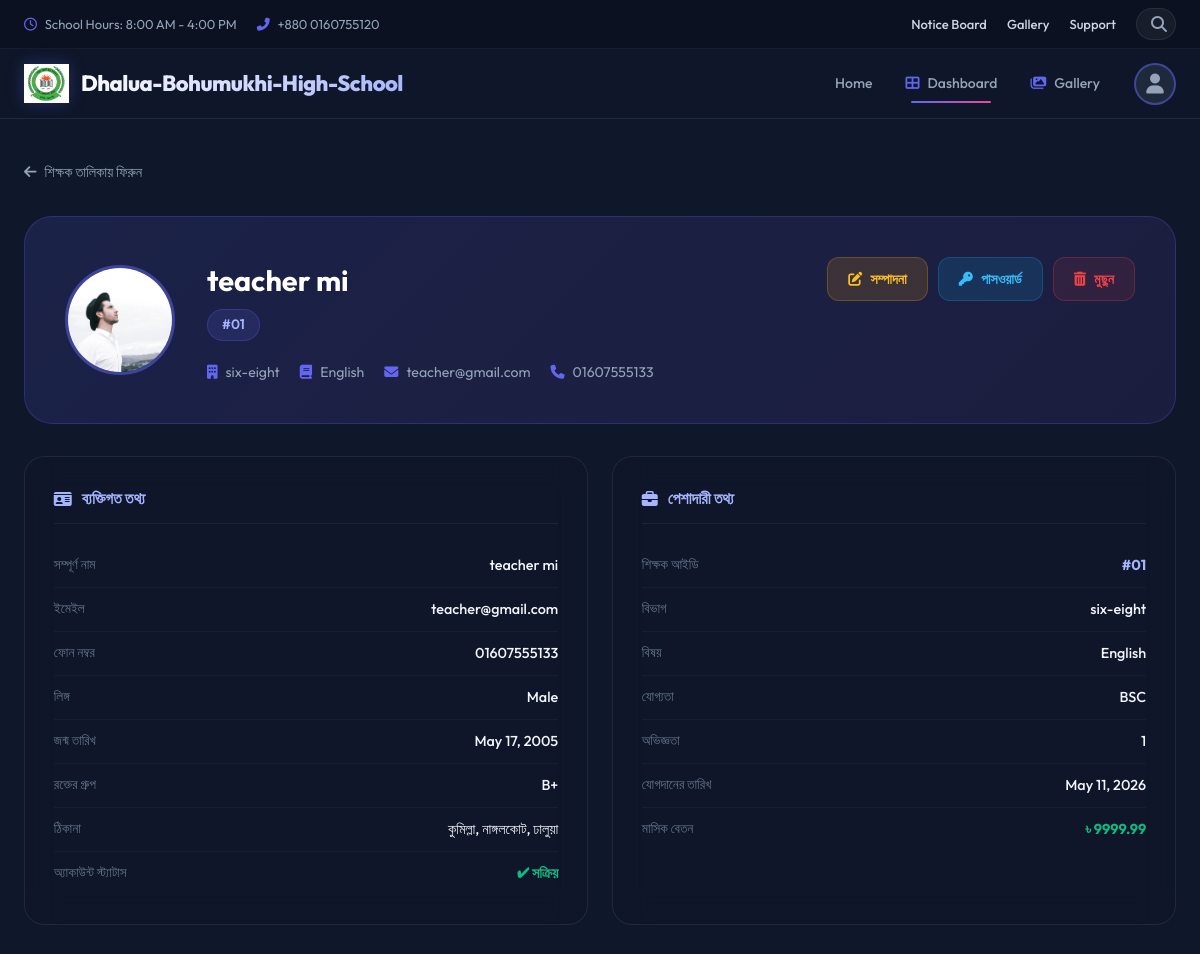
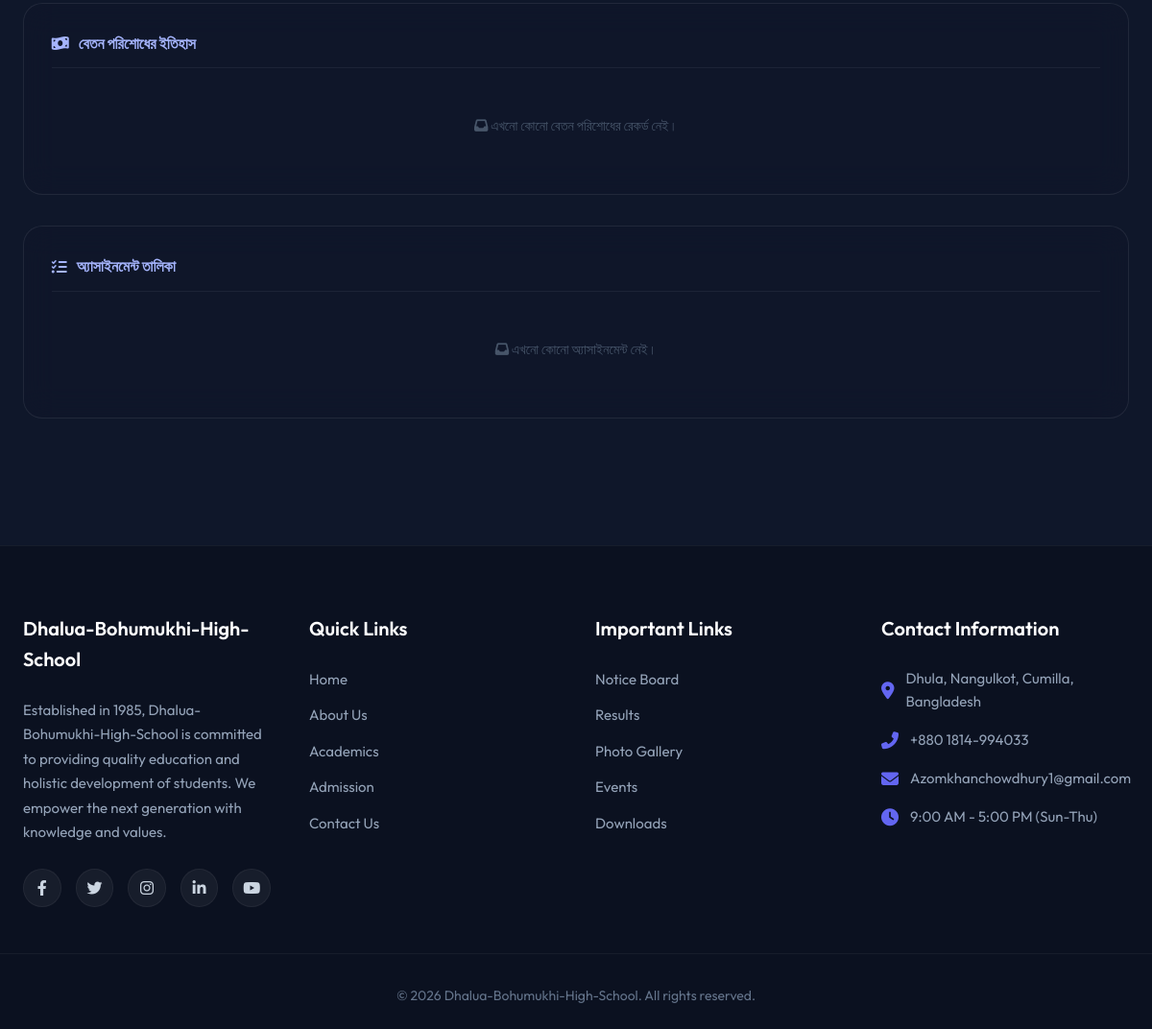
The page /admin-dashboard/teachers/1/detail/ (signed in) on the database its author committed (2 pictures, top to bottom).
### teacher/models.py (models this page shows, shortened)
class Teacher(models.Model):
    user = models.OneToOneField(User, on_delete=models.CASCADE, related_name='teacher_profile', null=True, blank=True)
    profile_image = models.ImageField(upload_to='teachers/', blank=True, null=True)
    phone_number = models.CharField(max_length=15, unique=True, null=True, blank=True)
    date_of_birth = models.DateField(null=True, blank=True)
    gender = models.CharField(max_length=10, choices=[('Male', 'Male'), ('Female', 'Female'), ('Other', 'Other')], null=True, blank=True)
    blood_group = models.CharField(max_length=5, blank=True, null=True)
    address = models.TextField(null=True, blank=True)
    teacher_id = models.CharField(max_length=20, unique=True, null=True, blank=True)
    department = models.CharField(max_length=100, null=True, blank=True)
    subject = models.CharField(max_length=100, null=True, blank=True)
    qualification = models.CharField(max_length=100, null=True, blank=True)
    joining_date = models.DateField(null=True, blank=True)
    salary = models.DecimalField(max_digits=10, decimal_places=2, null=True, blank=True)
    experience = models.CharField(max_length=100, null=True, blank=True)

### admin/views.py (the view)
# urls.py: path('teachers/<int:teacher_id>/detail/', views.teacher_detail, name='teacher_detail'),
@staff_member_required
def teacher_detail(request, teacher_id):
    teacher = get_object_or_404(Teacher, id=teacher_id)
    salary_payments = SalaryPayment.objects.filter(teacher=teacher).order_by('-payment_date')
    assignments = TeacherAssignment.objects.filter(teacher=teacher).order_by('-assigned_at')
    return render(request, 'admin/teachers/teacher_detail.html', {
        'teacher': teacher,
        'salary_payments': salary_payments,
        'assignments': assignments,
    })

### accounts/context_processors.py (called while the page is built)
def user_profile_context(request):
    if request.user.is_authenticated:
        user = request.user
        role = "Admin" if user.is_superuser else "User"
        profile = None
        if hasattr(user, 'student_profile'):
            role = "Student"
            profile = user.student_profile
        elif hasattr(user, 'teacher_profile'):
            role = "Teacher"
            profile = user.teacher_profile
        elif hasattr(user, 'staff_profile'):
            role = "Staff"
            profile = user.staff_profile
        elif hasattr(user, 'parent_profile'):
            role = "Parent"
            profile = user.parent_profile
        return {
            'global_role': role,
            'global_profile': profile
        }
    return {}

### templates/admin/teachers/teacher_detail.html (shortened to what this page needs)
{% extends 'base.html' %}
{% load static %}
{% block css %}
<link rel="stylesheet" href="{% static 'css/dashboard.css' %}">
{% endblock %}
{% block content %}
<div class="dashboard-wrapper">
    <a href="{% url 'admin_panel:teacher_list' %}" class="back-btn">
        <i class="fas fa-arrow-left"></i> শিক্ষক তালিকায় ফিরুন
    </a>
    <div class="profile-hero">
        {% if teacher.profile_image %}
        <img src="{{ teacher.profile_image.url }}" alt="{{ teacher.user.get_full_name }}" class="hero-avatar">
        {% else %}
        <div class="hero-avatar-placeholder"><i class="fas fa-user-tie"></i></div>
        {% endif %}
        <div class="hero-info">
            <h2>{{ teacher.user.get_full_name }}</h2>
            <div class="teacher-id-badge">#{{ teacher.teacher_id|default:"N/A" }}</div>
            <div class="meta-row">
                <span class="meta-item"><i class="fas fa-building"></i> {{ teacher.department|default:"বিভাগ নেই" }}</span>
                <span class="meta-item"><i class="fas fa-book"></i> {{ teacher.subject|default:"বিষয় নেই" }}</span>
                <span class="meta-item"><i class="fas fa-envelope"></i> {{ teacher.user.email }}</span>
                {% if teacher.phone_number %}
                <span class="meta-item"><i class="fas fa-phone"></i> {{ teacher.phone_number }}</span>
                {% endif %}
            </div>
        </div>
        <div class="hero-actions">
            <a href="{% url 'admin_panel:teacher_edit' teacher.id %}" class="btn-hero btn-hero-edit">
                <i class="fas fa-edit"></i> সম্পাদনা
            </a>
            <a href="{% url 'admin_panel:teacher_reset_password' teacher.id %}" class="btn-hero btn-hero-pass">
                <i class="fas fa-key"></i> পাসওয়ার্ড
            </a>
            <a href="{% url 'admin_panel:teacher_delete' teacher.id %}" class="btn-hero btn-hero-delete">
                <i class="fas fa-trash-alt"></i> মুছুন
            </a>
        </div>
    </div>
    <div class="details-grid">
        <div class="detail-card">
            <h3><i class="fas fa-id-card"></i> ব্যক্তিগত তথ্য</h3>
            <div class="detail-row">
                <span class="detail-label">সম্পূর্ণ নাম</span>
                <span class="detail-value">{{ teacher.user.get_full_name }}</span>
            </div>
            <div class="detail-row">
                <span class="detail-label">ইমেইল</span>
                <span class="detail-value">{{ teacher.user.email }}</span>
            </div>
            <div class="detail-row">
                <span class="detail-label">ফোন নম্বর</span>
                <span class="detail-value">{{ teacher.phone_number|default:"—" }}</span>
            </div>
            <div class="detail-row">
                <span class="detail-label">লিঙ্গ</span>
                <span class="detail-value">{{ teacher.gender|default:"—" }}</span>
            </div>
            <div class="detail-row">
                <span class="detail-label">জন্ম তারিখ</span>
                <span class="detail-value">{{ teacher.date_of_birth|default:"—" }}</span>
            </div>
            <div class="detail-row">
                <span class="detail-label">রক্তের গ্রুপ</span>
                <span class="detail-value">{{ teacher.blood_group|default:"—" }}</span>
            </div>
            <div class="detail-row">
                <span class="detail-label">ঠিকানা</span>
                <span class="detail-value">{{ teacher.address|default:"—" }}</span>
            </div>
            <div class="detail-row">
                <span class="detail-label">অ্যাকাউন্ট স্ট্যাটাস</span>
                <span class="detail-value {% if teacher.user.is_active %}status-active{% else %}status-inactive{% endif %}">
                    {% if teacher.user.is_active %}✔ সক্রিয়{% else %}✘ নিষ্ক্রিয়{% endif %}
                </span>
            </div>
        </div>
        <div class="detail-card">
            <h3><i class="fas fa-briefcase"></i> পেশাদারী তথ্য</h3>
            <div class="detail-row">
                <span class="detail-label">শিক্ষক আইডি</span>
                <span class="detail-value" style="color:#a5b4fc; font-weight:700;">#{{ teacher.teacher_id|default:"—" }}</span>
            </div>
            <div class="detail-row">
                <span class="detail-label">বিভাগ</span>
                <span class="detail-value">{{ teacher.department|default:"—" }}</span>
            </div>
            <div class="detail-row">
                <span class="detail-label">বিষয়</span>
                <span class="detail-value">{{ teacher.subject|default:"—" }}</span>
            </div>
            <div class="detail-row">
                <span class="detail-label">যোগ্যতা</span>
                <span class="detail-value">{{ teacher.qualification|default:"—" }}</span>
            </div>
            <div class="detail-row">
                <span class="detail-label">অভিজ্ঞতা</span>
                <span class="detail-value">{{ teacher.experience|default:"—" }}</span>
            </div>
            <div class="detail-row">
                <span class="detail-label">যোগদানের তারিখ</span>
                <span class="detail-value">{{ teacher.joining_date|default:"—" }}</span>
            </div>
            <div class="detail-row">
                <span class="detail-label">মাসিক বেতন</span>
                <span class="detail-value" style="color:#10b981; font-weight:700;">৳ {{ teacher.salary|default:"0" }}</span>
            </div>
        </div>
    </div>
    <div class="history-table-card">
        <h3><i class="fas fa-money-bill-wave"></i> বেতন পরিশোধের ইতিহাস</h3>
        {% if salary_payments %}
        <table>
            <thead>
                <tr>
                    <th>মাস</th>
                    <th>বছর</th>
                    <th>পরিমাণ</th>
                    <th>পরিশোধের তারিখ</th>
                    <th>স্ট্যাটাস</th>
                </tr>
            </thead>
            <tbody>
                {% for payment in salary_payments %}
                <tr>
                    <td>{{ payment.month }}</td>
                    <td>{{ payment.year }}</td>
                    <td style="color:#10b981; font-weight:600;">৳ {{ payment.amount }}</td>
                    <td>{{ payment.payment_date }}</td>
                    <td>
                        {% if payment.status == 'Paid' %}
                        <span class="paid-badge">✔ Paid</span>
                        {% else %}
                        <span class="pending-badge">⏳ Pending</span>
                        {% endif %}
                    </td>
                </tr>
                {% endfor %}
            </tbody>
        </table>
        {% else %}
        <p class="empty-msg"><i class="fas fa-inbox"></i> এখনো কোনো বেতন পরিশোধের রেকর্ড নেই।</p>
        {% endif %}
    </div>
    <div class="history-table-card">
        <h3><i class="fas fa-tasks"></i> অ্যাসাইনমেন্ট তালিকা</h3>
        {% if assignments %}
        <table>
            <thead>
                <tr>
                    <th>শিরোনাম</th>
                    <th>বিবরণ</th>
                    <th>শেষ তারিখ</th>
                    <th>স্ট্যাটাস</th>
                    <th>নির্ধারণের তারিখ</th>
                </tr>
            </thead>
            <tbody>
                {% for a in assignments %}
                <tr>
                    <td style="font-weight:600;">{{ a.title }}</td>
                    <td style="color:#94a3b8;">{{ a.description|truncatechars:60 }}</td>
                    <td>{{ a.due_date }}</td>
                    <td>
                        {% if a.status == 'Completed' %}
                        <span class="paid-badge">✔ সম্পন্ন</span>
                        {% elif a.status == 'In Progress' %}
                        <span style="padding:3px 10px; background:rgba(14,165,233,0.15); color:#38bdf8; border-radius:8px; font-size:0.78rem; font-weight:700;">চলমান</span>
                        {% else %}
                        <span class="pending-badge">⏳ অপেক্ষমাণ</span>
                        {% endif %}
                    </td>
                    <td>{{ a.assigned_at|date:"d M Y" }}</td>
                </tr>
                {% endfor %}
            </tbody>
        </table>
        {% else %}
        <p class="empty-msg"><i class="fas fa-inbox"></i> এখনো কোনো অ্যাসাইনমেন্ট নেই।</p>
        {% endif %}
    </div>
</div>
{% endblock %}

### static/css/base.css (style rules this page uses)
* { margin: 0; padding: 0; box-sizing: border-box; font-family: 'Outfit', sans-serif; }
body { background-color: #0f172a; color: #e2e8f0; line-height: 1.6; overflow-x: hidden; }

### static/css/dashboard.css (style rules this page uses)
.dashboard-wrapper { padding: 40px 24px; max-width: 1400px; margin: 0 auto; }

### templates/admin/teachers/teacher_detail.html (style rules this page uses)
.back-btn { display: inline-flex; align-items: center; gap: 8px; color: #94a3b8; text-decoration: none; font-size: 0.9rem; margin-bottom: 2rem; transition: color 0.2s; }
.profile-hero { background: linear-gradient(135deg, rgba(99,102,241,0.15), rgba(139,92,246,0.1)); border: 1px solid rgba(99,102,241,0.25); border-radius: 28px; padding: 2.5rem; display: flex; align-items: center; gap: 2rem; margin-bottom: 2rem; flex-wrap: wrap; }
.hero-avatar { width: 110px; height: 110px; border-radius: 50%; object-fit: cover; border: 3px solid rgba(99,102,241,0.5); flex-shrink: 0; }
.hero-info { flex: 1; }
.hero-info h2 { font-size: 1.8rem; font-weight: 700; color: #fff; margin-bottom: 6px; }
.hero-info .teacher-id-badge { display: inline-block; padding: 4px 14px; background: rgba(99,102,241,0.15); color: #a5b4fc; border-radius: 20px; font-size: 0.85rem; font-weight: 600; margin-bottom: 10px; border: 1px solid rgba(99,102,241,0.25); }
.hero-info .meta-row { display: flex; flex-wrap: wrap; gap: 20px; margin-top: 10px; }
.hero-info .meta-item { display: flex; align-items: center; gap: 8px; color: #94a3b8; font-size: 0.88rem; }
.hero-info .meta-item i { color: #6366f1; }
.hero-actions { display: flex; gap: 10px; flex-wrap: wrap; align-self: flex-start; margin-left: auto; }
.btn-hero { display: inline-flex; align-items: center; gap: 8px; padding: 10px 20px; border-radius: 12px; font-weight: 600; font-size: 0.88rem; text-decoration: none; border: none; cursor: pointer; transition: all 0.2s ease; }
.btn-hero-edit { background: rgba(245,158,11,0.15); color: #fbbf24; border: 1px solid rgba(245,158,11,0.25); }
.btn-hero-pass { background: rgba(14,165,233,0.15); color: #38bdf8; border: 1px solid rgba(14,165,233,0.25); }
.btn-hero-delete { background: rgba(239,68,68,0.1); color: #ef4444; border: 1px solid rgba(239,68,68,0.25); }
.details-grid { display: grid; grid-template-columns: 1fr 1fr; gap: 24px; margin-bottom: 2rem; }
.detail-card { background: rgba(15,23,42,0.6); backdrop-filter: blur(16px); border: 1px solid rgba(255,255,255,0.08); border-radius: 20px; padding: 1.8rem; }
.detail-card h3 { font-size: 1rem; font-weight: 700; color: #a5b4fc; margin-bottom: 1.2rem; display: flex; align-items: center; gap: 10px; padding-bottom: 12px; border-bottom: 1px solid rgba(255,255,255,0.06); }
.detail-row { display: flex; justify-content: space-between; padding: 10px 0; border-bottom: 1px solid rgba(255,255,255,0.04); }
.detail-row:last-child { border-bottom: none; }
.detail-label { color: #64748b; font-size: 0.85rem; }
.detail-value { color: #f1f5f9; font-size: 0.9rem; font-weight: 500; text-align: right; max-width: 55%; }
.status-active { color: #10b981; font-weight: 700; }
.history-table-card { background: rgba(15,23,42,0.6); backdrop-filter: blur(16px); border: 1px solid rgba(255,255,255,0.08); border-radius: 20px; padding: 1.8rem; margin-bottom: 2rem; overflow-x: auto; }
.history-table-card h3 { font-size: 1rem; font-weight: 700; color: #a5b4fc; margin-bottom: 1.2rem; display: flex; align-items: center; gap: 10px; padding-bottom: 12px; border-bottom: 1px solid rgba(255,255,255,0.06); }
.empty-msg { text-align: center; padding: 30px; color: #475569; font-size: 0.9rem; }

### rows shown on the page
Teacher: profile_image (picture), user.get_full_name "teacher mi", teacher_id "01", department "six-eight", subject "English", user.email "teacher@gmail.com", phone_number "01607555133", gender "Male", date_of_birth "May 17, 2005", blood_group "B+", address "কুমিল্লা, নাঙ্গলকোট, ঢালুয়া", qualification "BSC", experience "1", joining_date "May 11, 2026", salary "9999.99"
